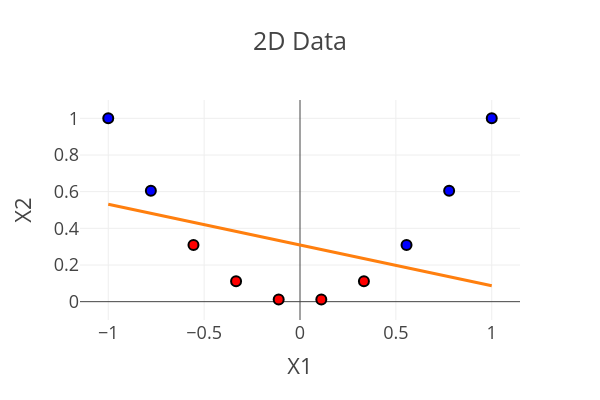

Here is the notebook cell this chart was saved with:
### Code cell
fig = px.scatter(x=X1d, y=X2d, color=y2d, title='2D Data', width=600, height=400, color_continuous_scale='Bluered')
fig.update_traces(marker_size=10, marker_line_width=2, marker_line_color='black')
fig.update_coloraxes(showscale=False)
fig.update_xaxes(title_text="X1")
fig.update_yaxes( title_text="X2", range=[-0.1, 1.1])

# Plot decision boundary
x = np.linspace(-1, 1, 100)     # x1 = -1 to 1
y = -(svm.intercept_[0] + svm.coef_[0][0] * x) / svm.coef_[0][1]       # x2 = -(b + w1*x1) / w2 (The boundary is defined by the line where y=0)
fig.add_trace(go.Scatter(x=x, y=y, mode='lines', name='Decision Boundary', showlegend=False))
fig.show()

### Figure 1 — Plotly figure (JSON) as saved in the notebook; plotly's stock layout.template omitted (floating-point values rounded to 4 significant figures)
{"data": [{"hovertemplate": "x=%{x}<br>y=%{y}<br>color=%{marker.color}<extra></extra>", "legendgroup": "", "marker": {"color": [0, 0, 1, 1, 1, 1, 1, 0, 0, 0], "coloraxis": "coloraxis", "line": {"color": "black", "width": 2}, "size": 10, "symbol": "circle"}, "mode": "markers", "name": "", "orientation": "v", "showlegend": false, "type": "scatter", "x": [-1, -0.7778, -0.5556, -0.3333, -0.1111, 0.1111, 0.3333, 0.5556, 0.7778, 1], "xaxis": "x", "y": [1, 0.6049, 0.3086, 0.1111, 0.01235, 0.01235, 0.1111, 0.3086, 0.6049, 1], "yaxis": "y"}, {"mode": "lines", "name": "Decision Boundary", "showlegend": false, "type": "scatter", "x": [-1, -0.9798, -0.9596, -0.9394, -0.9192, -0.899, -0.8788, -0.8586, -0.8384, -0.8182, -0.798, -0.7778, -0.7576, -0.7374, -0.7172, -0.697, -0.6768, -0.6566, -0.6364, -0.6162, -0.596, -0.5758, -0.5556, -0.5354, -0.5152, -0.4949, -0.4747, -0.4545, -0.4343, -0.4141, -0.3939, -0.3737, -0.3535, -0.3333, -0.3131, -0.2929, -0.2727, -0.2525, -0.2323, -0.2121, -0.1919, -0.1717, -0.1515, -0.1313, -0.1111, -0.09091, -0.07071, -0.05051, -0.0303, -0.0101, 0.0101, 0.0303, 0.05051, 0.07071, 0.09091, 0.1111, 0.1313, 0.1515, 0.1717, 0.1919, 0.2121, 0.2323, 0.2525, 0.2727, 0.2929, 0.3131, 0.3333, 0.3535, 0.3737, 0.3939, 0.4141, 0.4343, 0.4545, 0.4747, 0.4949, 0.5152, 0.5354, 0.5556, 0.5758, 0.596, 0.6162, 0.6364, 0.6566, 0.6768, 0.697, 0.7172, 0.7374, 0.7576, 0.7778, 0.798, 0.8182, 0.8384, 0.8586, 0.8788, 0.899, 0.9192, 0.9394, 0.9596, 0.9798, 1], "y": [0.5309, 0.5264, 0.5219, 0.5174, 0.5129, 0.5084, 0.5039, 0.4994, 0.4949, 0.4905, 0.486, 0.4815, 0.477, 0.4725, 0.468, 0.4635, 0.459, 0.4545, 0.4501, 0.4456, 0.4411, 0.4366, 0.4321, 0.4276, 0.4231, 0.4186, 0.4141, 0.4097, 0.4052, 0.4007, 0.3962, 0.3917, 0.3872, 0.3827, 0.3782, 0.3737, 0.3692, 0.3648, 0.3603, 0.3558, 0.3513, 0.3468, 0.3423, 0.3378, 0.3333, 0.3288, 0.3244, 0.3199, 0.3154, 0.3109, 0.3064, 0.3019, 0.2974, 0.2929, 0.2884, 0.284, 0.2795, 0.275, 0.2705, 0.266, 0.2615, 0.257, 0.2525, 0.248, 0.2435, 0.2391, 0.2346, 0.2301, 0.2256, 0.2211, 0.2166, 0.2121, 0.2076, 0.2031, 0.1987, 0.1942, 0.1897, 0.1852, 0.1807, 0.1762, 0.1717, 0.1672, 0.1627, 0.1582, 0.1538, 0.1493, 0.1448, 0.1403, 0.1358, 0.1313, 0.1268, 0.1223, 0.1178, 0.1134, 0.1089, 0.1044, 0.09989, 0.0954, 0.09091, 0.08642]}], "layout": {"coloraxis": {"colorbar": {"title": {"text": "color"}}, "colorscale": [[0, "rgb(0,0,255)"], [1, "rgb(255,0,0)"]], "showscale": false}, "height": 400, "legend": {"tracegroupgap": 0}, "title": {"text": "2D Data"}, "width": 600, "xaxis": {"anchor": "y", "domain": [0, 1], "title": {"text": "X1"}}, "yaxis": {"anchor": "x", "domain": [0, 1], "range": [-0.1, 1.1], "title": {"text": "X2"}}}}
